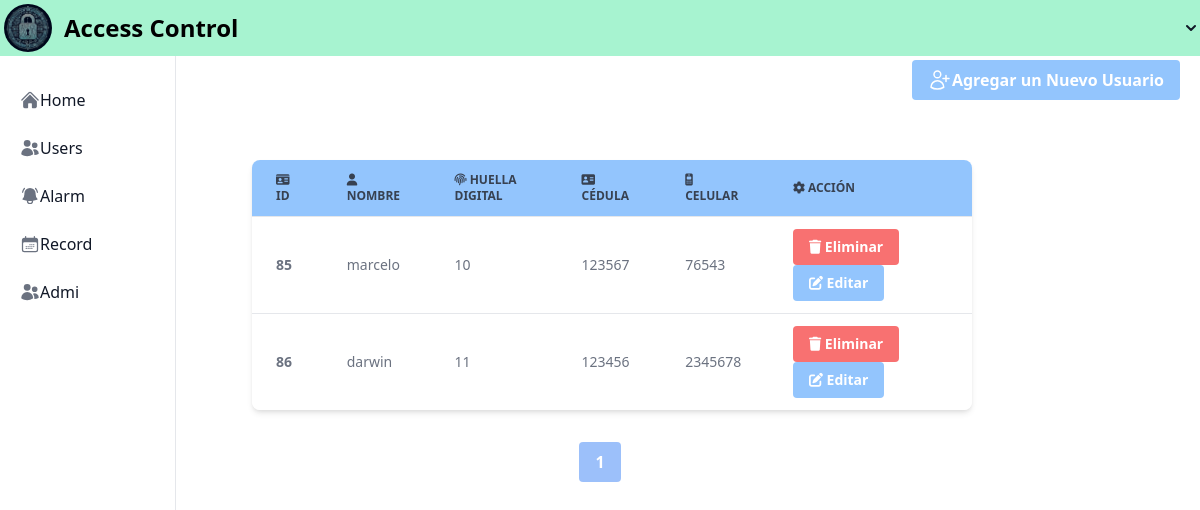
The app's page /pages/usuarios.php with its own data.
### tables this page shows
CREATE TABLE `usuarios` (
  `idUsuario` int(11) NOT NULL,
  `nombre` varchar(30) NOT NULL,
  `huella_digital` int(11) NOT NULL DEFAULT 0,
  `cedula` int(20) DEFAULT NULL,
  `celular` int(20) DEFAULT NULL
);

### pages/usuarios.php (the view, shortened to what this page needs)
<!DOCTYPE html>
<html lang="es">
<head>
    <?php require_once('../container/Link.php') ?>
    <link href="https://cdn.jsdelivr.net/npm/tailwindcss@2.2.19/dist/tailwind.min.css" rel="stylesheet">
</head>
<body>
    <?php require_once('../container/Navar.php') ?>
    <?php
    require_once('../config/db.php');
    $porPagina = 5;
    $paginaActual = isset($_GET['pagina']) ? (int)$_GET['pagina'] : 1;
    $inicio = ($paginaActual - 1) * $porPagina;
    $sql = $conexion->query("SELECT * FROM usuarios LIMIT $inicio, $porPagina");
    $totalRegistros = $conexion->query("SELECT COUNT(*) FROM usuarios")->fetch_row()[0];
    $totalPaginas = ceil($totalRegistros / $porPagina);
    ?>
    <div class="w-full flex justify-end  p-5">
        <button id="agregarUsuario" class="bg-blue-300 hover:bg-blue-700 text-white font-bold py-2 px-4 rounded flex items-center justify-between mt-10">
            <span> Agregar un Nuevo Usuario </span>
        </button>
    </div>
    <div class="w-full flex justify-center  -mt-10 ">
        <table class="w-full md:w-3/5 lg:w-4xl text-sm text-left rtl:text-right text-gray-500 dark:text-gray-400 bg-white shadow-md rounded-lg overflow-hidden m-4  mt-20 ml-10">
            <thead class="text-xs text-gray-700 uppercase bg-blue-300 text-white">
                <tr>
                    <th scope="col" class="px-6 py-3">
                        <i class="fas fa-id-card"></i> ID
                    </th>
                    <th scope="col" class="px-6 py-3">
                        <i class="fas fa-user"></i> Nombre
                    </th>
                    <th scope="col" class="px-6 py-3">
                        <i class="fas fa-fingerprint"></i> Huella Digital
                    </th>
                    <th scope="col" class="px-6 py-3">
                        <i class="fa-solid fa-address-card"></i> Cédula
                    </th>
                    <th scope="col" class="px-6 py-3">
                        <i class="fa-solid fa-mobile-retro"></i> Celular
                    </th>
                    <th scope="col" class="px-6 py-3">
                        <i class="fas fa-cog"></i> Acción
                    </th>
                </tr>
            </thead>
            <tbody class="bg-white">
                <?php
                if ($sql) {
                    while ($datos = $sql->fetch_object()) {
                ?>
                        <tr class="hover:bg-gray-100">
                            <th scope="row" class="px-6 py-3 border-t"><?= $datos->idUsuario ?></th>
                            <td class="px-6 py-3 border-t"><?= $datos->nombre ?></td>
                            <td class="px-6 py-3 border-t"><?= $datos->huella_digital ?></td>
                            <td class="px-6 py-3 border-t"><?= $datos->cedula ?></td>
                            <td class="px-6 py-3 border-t"><?= $datos->celular ?></td>
                            <td class="px-6 py-3 border-t">
                                <button class="eliminar-usuario bg-red-400 hover:bg-red-600 text-white font-bold py-2 px-4 rounded mr-2" data-id="<?= $datos->idUsuario ?>">
                                    <i class="fas fa-trash"></i> Eliminar
                                </button>
                                <button class="editar-usuario bg-blue-300 hover:bg-blue-600 text-white font-bold py-2 px-4 rounded mr-2" data-id="<?= $datos->idUsuario ?>">
                                    <i class="fas fa-edit"></i> Editar
                                </button>
                            </td>
                        </tr>
                <?php
                    }
                } else {
                    echo "<tr><td colspan='4' class='text-center'>No se encontraron datos.</td></tr>";
                }
                ?>
            </tbody>
        </table>
    </div>
    <div class="flex justify-center mt-4">
        <?php for ($i = 1; $i <= $totalPaginas; $i++) : ?>
            <a href="?pagina=<?= $i ?>" class="bg-blue-500 hover:bg-blue-700 text-white font-bold py-2 px-4 rounded mx-2 <?= $paginaActual == $i ? 'opacity-50 cursor-not-allowed' : '' ?>">
                <?= $i ?>
            </a>
        <?php endfor;  ?>
    </div>
</body>
</html>

### records on screen
usuarios: idUsuario "85", nombre "marcelo", huella_digital "10", cedula "123567", celular "76543"
usuarios: idUsuario "86", nombre "darwin", huella_digital "11", cedula "123456", celular "2345678"
